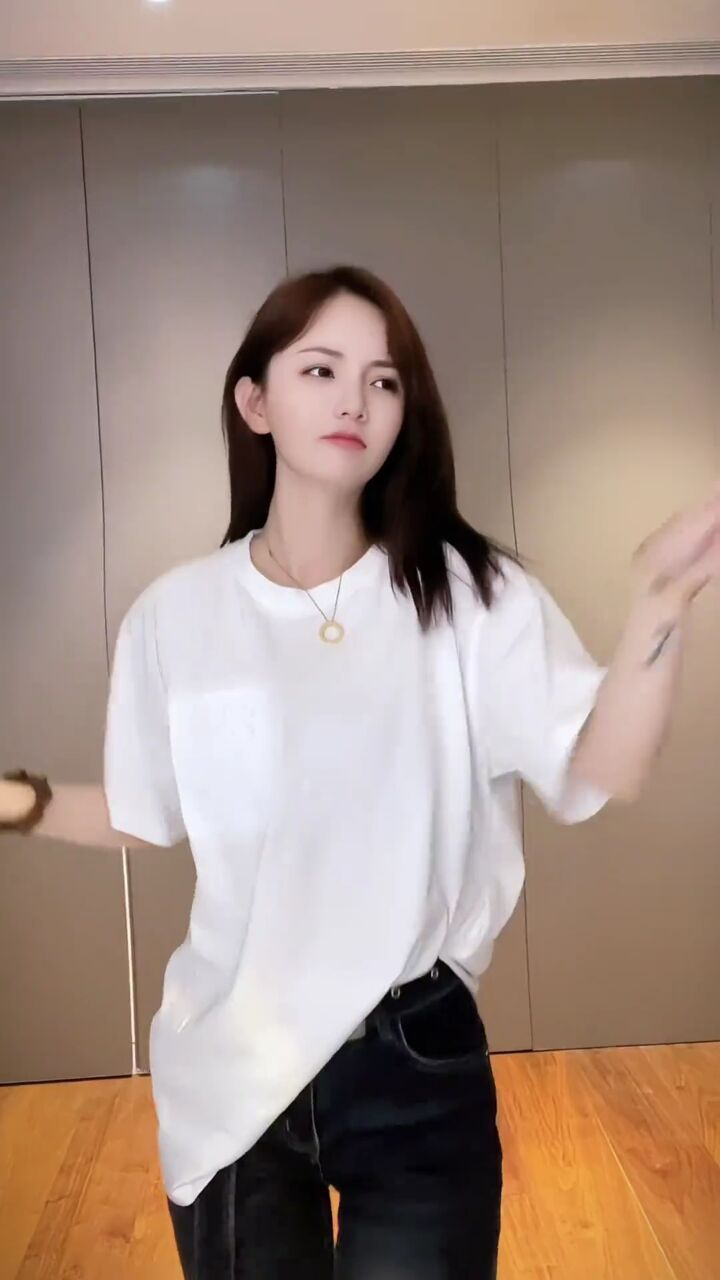
#> input picture day20/课堂代码/day20/b.jpeg, 720 x 1280 px
$ python '18-合并图像通道.py'
#> lines starting #> are read from the running program, lines starting #| are printed output that depends on the picture
"""
PIL.Image.merge(mode, bands) ->Image: 合并一组单通道图像到一个新的多通道图像。
mode - 用于输出图像的模式
Bands – 需要合并的单通道图像序列，所有图像必须具有相同的大小

"""

from PIL import Image

img01 = Image.open("b.jpeg")
#> img01 is the input picture: PIL image 720x1280 RGB; mean R, G, B 158.7, 137.7, 126.4
r, g, b = img01.split()
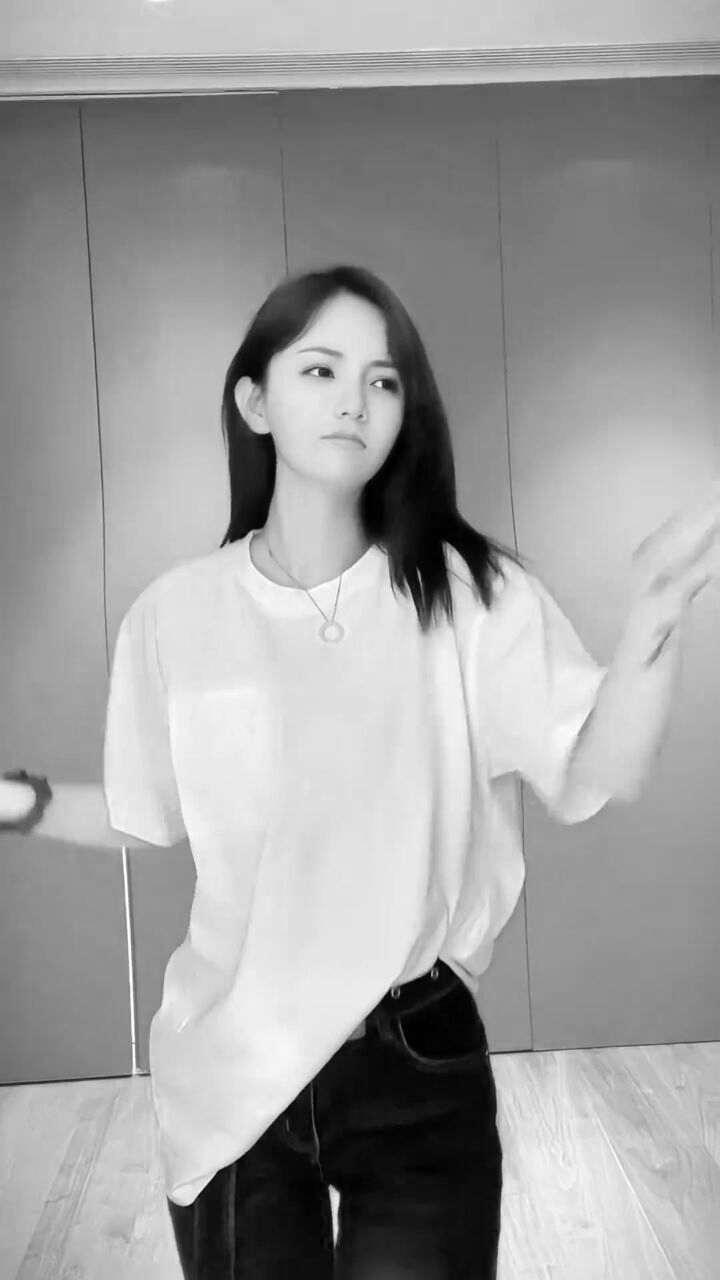
#> r: PIL image 720x1280 L; min 0, max 255, mean 158.7
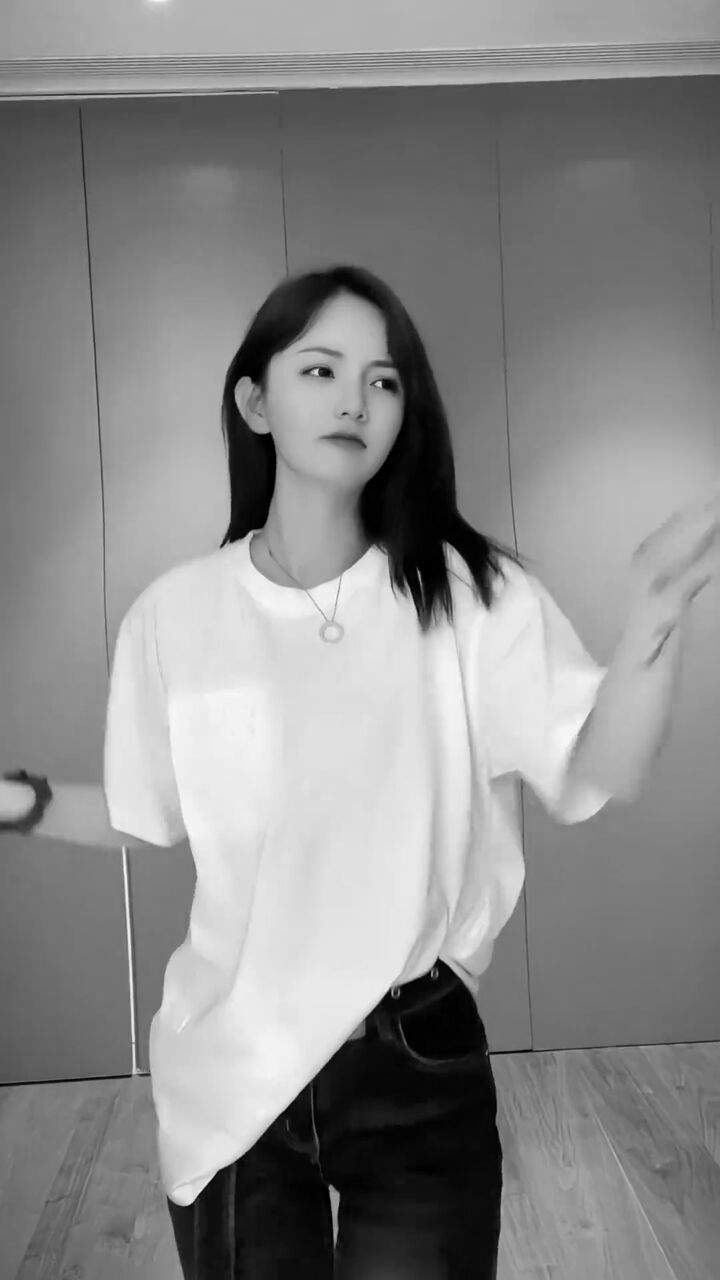
#> g: PIL image 720x1280 L; min 0, max 248, mean 137.7
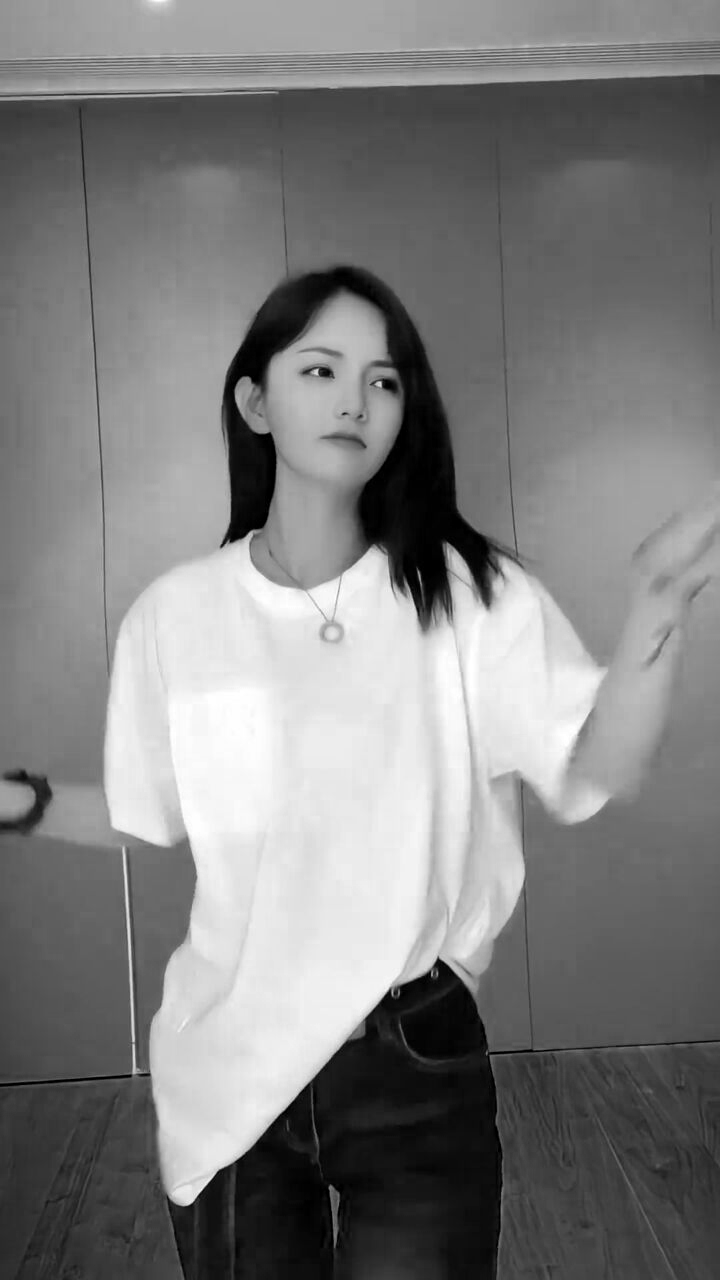
#> b: PIL image 720x1280 L; min 0, max 255, mean 126.4
img02 = Image.merge("RGB", bands=(b, g, r))
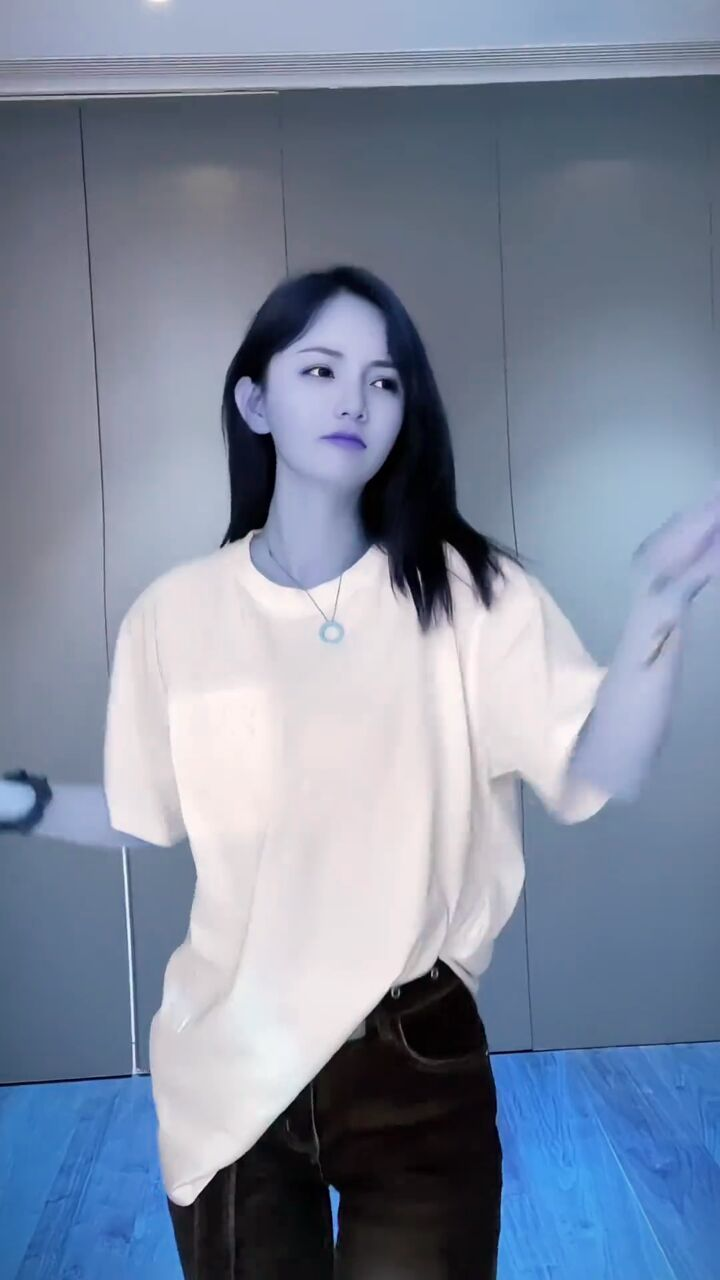
#> img02: PIL image 720x1280 RGB; mean R, G, B 126.4, 137.7, 158.7
img02.show()

$ run again, with day20/课堂代码/day20/mn.jpeg copied over day20/课堂代码/day20/b.jpeg
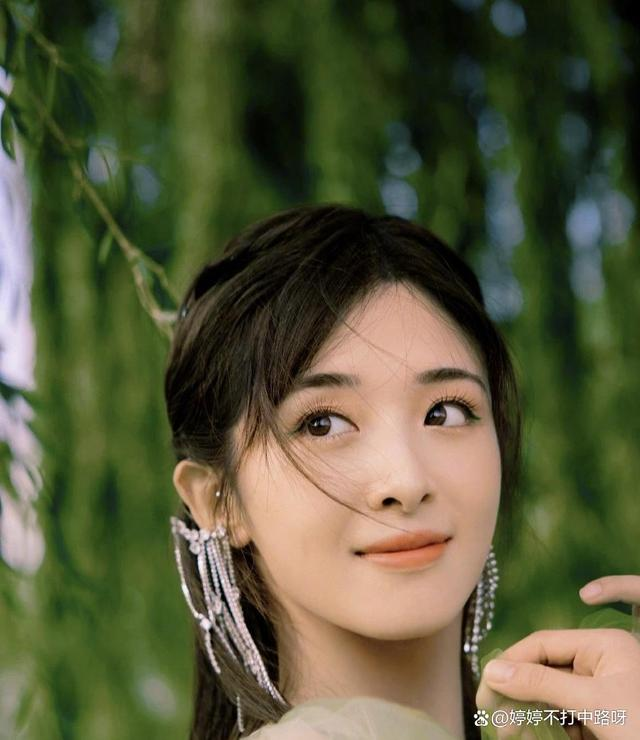
#> input picture day20/课堂代码/day20/mn.jpeg, 640 x 740 px
#> img01 is the input picture: PIL image 640x740 RGB; mean R, G, B 87.9, 89, 58.9
#> `r, g, b = img01.split()`:
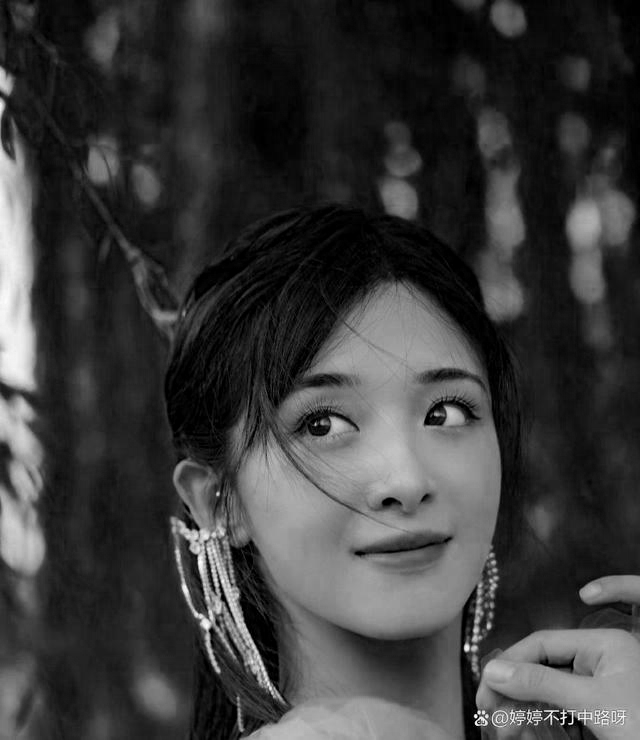
#> b: PIL image 640x740 L; min 0, max 255, mean 58.9
#> `img02 = Image.merge("RGB", bands=(b, g, r))`:
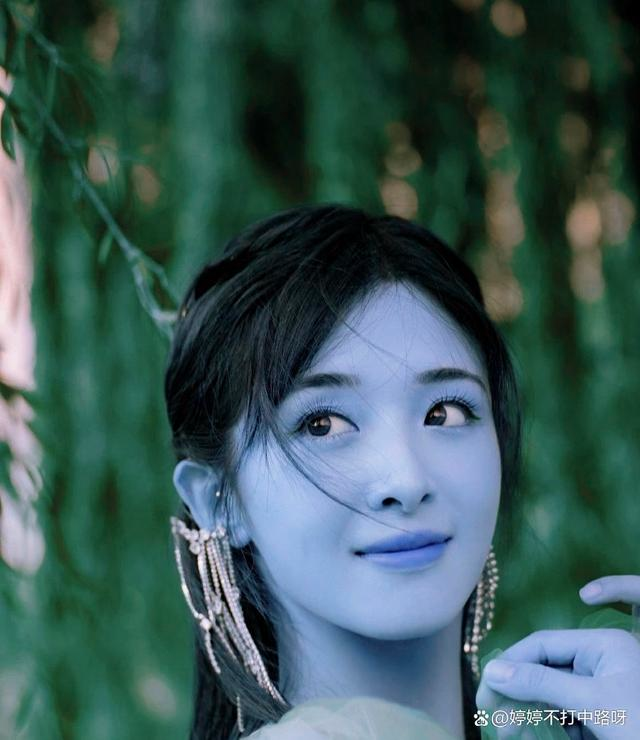
#> img02: PIL image 640x740 RGB; mean R, G, B 58.9, 89, 87.9
